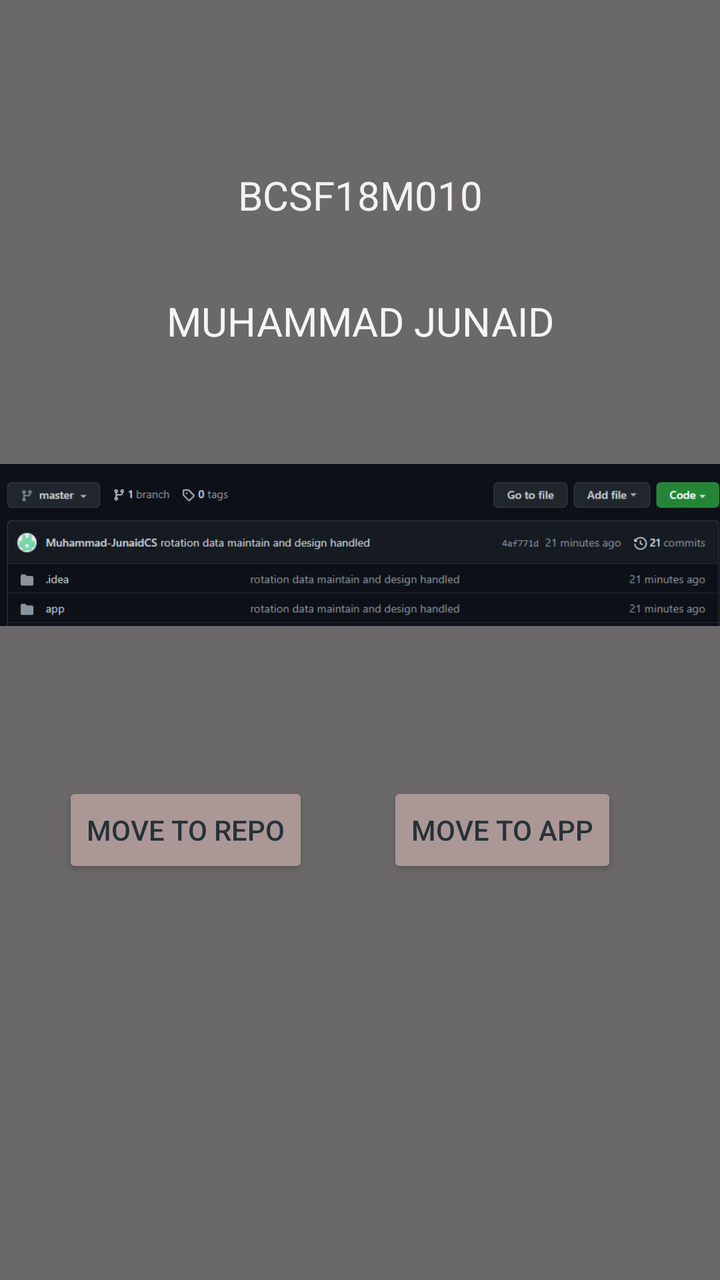
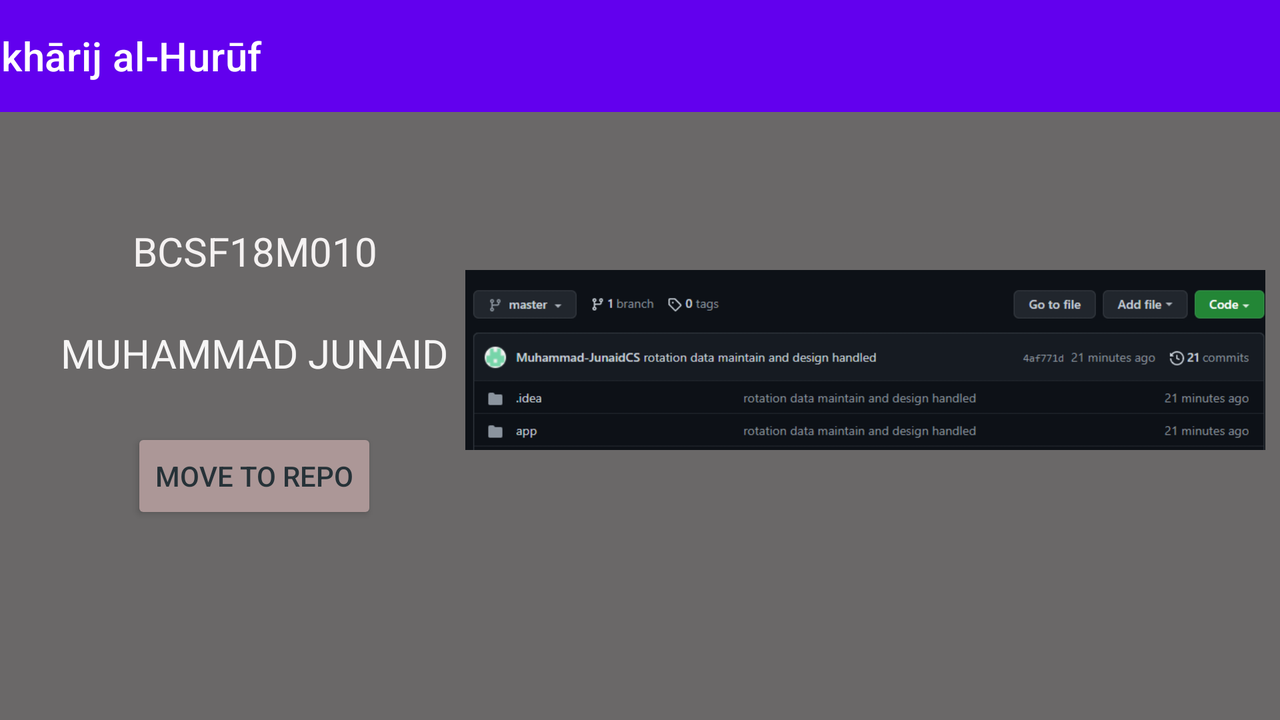

Compare how this app lays out the same screen by default and in its alternative resource folder. The renders come first, then the two layout files and the values they reference.
<!-- AndroidManifest.xml: application theme Theme.MakhārijAlHurūf -->
<!-- res/layout/activity_main.xml -->
<?xml version="1.0" encoding="utf-8"?>
<androidx.constraintlayout.widget.ConstraintLayout xmlns:android="http://schemas.android.com/apk/res/android"
    xmlns:app="http://schemas.android.com/apk/res-auto"
    xmlns:tools="http://schemas.android.com/tools"
    android:layout_width="match_parent"
    android:layout_height="match_parent"
    android:background="#6A6868"
    tools:context=".MainActivity">

    <TextView
        android:id="@+id/textView1"
        android:layout_width="wrap_content"
        android:layout_height="wrap_content"
        android:layout_marginTop="84dp"
        android:text="@string/bcsf18m010"
        android:textColor="#F4F1F1"
        android:textSize="20sp"
        app:layout_constraintEnd_toEndOf="parent"
        app:layout_constraintStart_toStartOf="parent"
        app:layout_constraintTop_toTopOf="parent" />

    <TextView
        android:id="@+id/textView2"
        android:layout_width="wrap_content"
        android:layout_height="wrap_content"
        android:layout_marginTop="36dp"
        android:text="@string/muhammad_junaid"
        android:textColor="#F6F5F5"
        android:textSize="20sp"
        app:layout_constraintEnd_toEndOf="@+id/textView1"
        app:layout_constraintStart_toStartOf="@+id/textView1"
        app:layout_constraintTop_toBottomOf="@+id/textView1" />

    <Button
        android:id="@+id/button"
        android:layout_width="wrap_content"
        android:layout_height="wrap_content"
        android:layout_marginTop="56dp"
        android:layout_marginEnd="8dp"
        android:backgroundTint="#AC9797"
        android:text="@string/move_to_repo"
        android:textColor="#263238"
        android:textColorLink="#B69999"
        app:layout_constraintEnd_toStartOf="@+id/button2"
        app:layout_constraintStart_toStartOf="parent"
        app:layout_constraintTop_toBottomOf="@+id/imageView"
        tools:ignore="TextContrastCheck" />

    <Button
        android:id="@+id/button2"
        android:layout_width="wrap_content"
        android:layout_height="wrap_content"
        android:layout_marginTop="56dp"
        android:layout_marginEnd="20dp"
        android:backgroundTint="#AC9797"
        android:text="@string/move_to_app"
        android:textColor="#263238"
        app:layout_constraintEnd_toEndOf="parent"
        app:layout_constraintStart_toEndOf="@+id/button"
        app:layout_constraintTop_toBottomOf="@+id/imageView" />

    <ImageView
        android:id="@+id/imageView"
        android:layout_width="0dp"
        android:layout_height="125dp"
        android:layout_marginTop="36dp"
        android:contentDescription="@string/repoimage"
        app:layout_constraintEnd_toEndOf="parent"
        app:layout_constraintStart_toStartOf="parent"
        app:layout_constraintTop_toBottomOf="@+id/textView2"
        app:srcCompat="@drawable/repo_view" />
</androidx.constraintlayout.widget.ConstraintLayout>
<!-- resources referenced by this layout -->
<resources>
  <!-- drawable repo_view: png bitmap (drawable, 15926 bytes) -->
  <string name="bcsf18m010">BCSF18M010</string>
  <string name="move_to_app">Move to App</string>
  <string name="move_to_repo">Move to Repo</string>
  <string name="muhammad_junaid">MUHAMMAD JUNAID</string>
  <string name="repoimage">repoImage</string>
  <style name="Theme.MakhārijAlHurūf" parent="Theme.MaterialComponents.DayNight.DarkActionBar">
          
          <item name="colorPrimary">@color/purple_500</item>
          <item name="colorPrimaryVariant">@color/purple_700</item>
          <item name="colorOnPrimary">@color/white</item>
          
          <item name="colorSecondary">@color/teal_200</item>
          <item name="colorSecondaryVariant">@color/teal_700</item>
          <item name="colorOnSecondary">@color/black</item>
          
          <item name="android:statusBarColor" tools:targetApi="l">?attr/colorPrimaryVariant</item>
          
      </style>
</resources>
<!-- res/layout-land/activity_main.xml (the author's variant of the layout above) -->
<!-- drawn on the phone turned sideways -->
<?xml version="1.0" encoding="utf-8"?>
<androidx.constraintlayout.widget.ConstraintLayout xmlns:android="http://schemas.android.com/apk/res/android"
    xmlns:app="http://schemas.android.com/apk/res-auto"
    xmlns:tools="http://schemas.android.com/tools"
    android:layout_width="match_parent"
    android:layout_height="match_parent"
    android:background="#6A6868"
    tools:context=".MainActivity">

    <TextView
        android:id="@+id/textView1"
        android:layout_width="wrap_content"
        android:layout_height="wrap_content"
        android:layout_marginTop="112dp"
        android:text="@string/bcsf18m010"
        android:textColor="#F4F1F1"
        android:textSize="20sp"
        app:layout_constraintEnd_toEndOf="parent"
        app:layout_constraintHorizontal_bias="0.128"
        app:layout_constraintStart_toStartOf="parent"
        app:layout_constraintTop_toTopOf="parent" />

    <TextView
        android:id="@+id/textView2"
        android:layout_width="wrap_content"
        android:layout_height="wrap_content"
        android:layout_marginTop="24dp"
        android:text="@string/muhammad_junaid"
        android:textColor="#F6F5F5"
        android:textSize="20sp"
        app:layout_constraintEnd_toEndOf="@+id/textView1"
        app:layout_constraintHorizontal_bias="0.506"
        app:layout_constraintStart_toStartOf="@+id/textView1"
        app:layout_constraintTop_toBottomOf="@+id/textView1" />

    <Button
        android:id="@+id/button"
        android:layout_width="wrap_content"
        android:layout_height="wrap_content"
        android:layout_marginTop="24dp"
        android:backgroundTint="#AC9797"
        android:text="@string/move_to_repo"
        android:textColor="#263238"
        android:textColorLink="#B69999"
        app:layout_constraintEnd_toEndOf="@+id/textView2"
        app:layout_constraintStart_toStartOf="@+id/textView2"
        app:layout_constraintTop_toBottomOf="@+id/textView2"
        tools:ignore="TextContrastCheck" />

    <ImageView
        android:id="@+id/imageView"
        android:layout_width="400dp"
        android:layout_height="200dp"
        android:layout_marginTop="80dp"
        android:contentDescription="@string/repoimage"
        app:layout_constraintEnd_toEndOf="parent"
        app:layout_constraintHorizontal_bias="0.536"
        app:layout_constraintStart_toEndOf="@+id/textView2"
        app:layout_constraintTop_toTopOf="parent"
        app:srcCompat="@drawable/repo_view"
        tools:ignore="ImageContrastCheck" />

    <androidx.appcompat.widget.Toolbar
        android:id="@+id/toolbar"
        android:layout_width="729dp"
        android:layout_height="wrap_content"
        android:background="?attr/colorPrimary"
        android:minHeight="?attr/actionBarSize"
        android:theme="?attr/actionBarTheme"
        app:layout_constraintEnd_toEndOf="parent"
        app:layout_constraintStart_toStartOf="parent"
        app:layout_constraintTop_toTopOf="parent"
        app:title="@string/app_name" />
</androidx.constraintlayout.widget.ConstraintLayout>
<!-- resources referenced by the variant -->
<!-- as the phone turned sideways resolves them -->
<resources>
  <!-- drawable repo_view: png bitmap (drawable, 15926 bytes) -->
  <string name="app_name">Makhārij al-Hurūf</string>
  <string name="bcsf18m010">BCSF18M010</string>
  <string name="move_to_repo">Move to Repo</string>
  <string name="muhammad_junaid">MUHAMMAD JUNAID</string>
  <string name="repoimage">repoImage</string>
  <style name="Theme.MakhārijAlHurūf" parent="Theme.MaterialComponents.DayNight.DarkActionBar">
          
          <item name="colorPrimary">@color/purple_500</item>
          <item name="colorPrimaryVariant">@color/purple_700</item>
          <item name="colorOnPrimary">@color/white</item>
          
          <item name="colorSecondary">@color/teal_200</item>
          <item name="colorSecondaryVariant">@color/teal_700</item>
          <item name="colorOnSecondary">@color/black</item>
          
          <item name="android:statusBarColor" tools:targetApi="l">?attr/colorPrimaryVariant</item>
          
      </style>
</resources>
